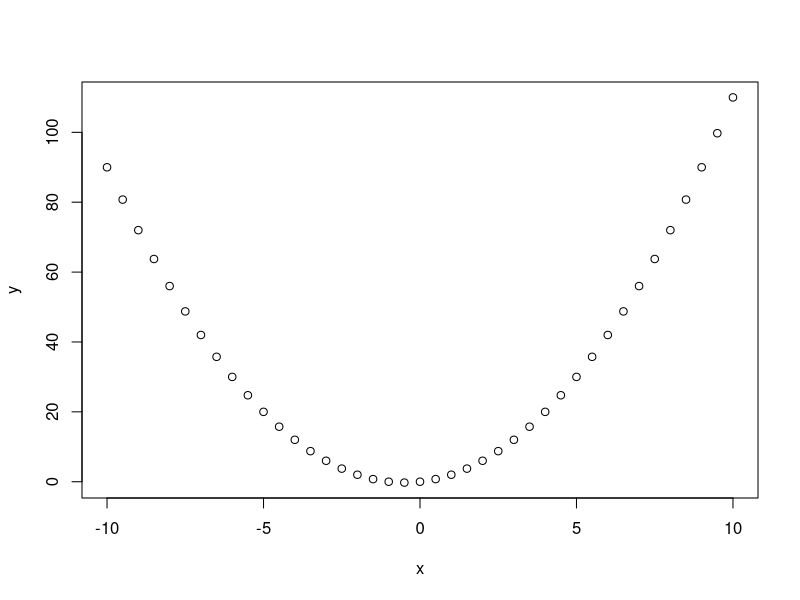
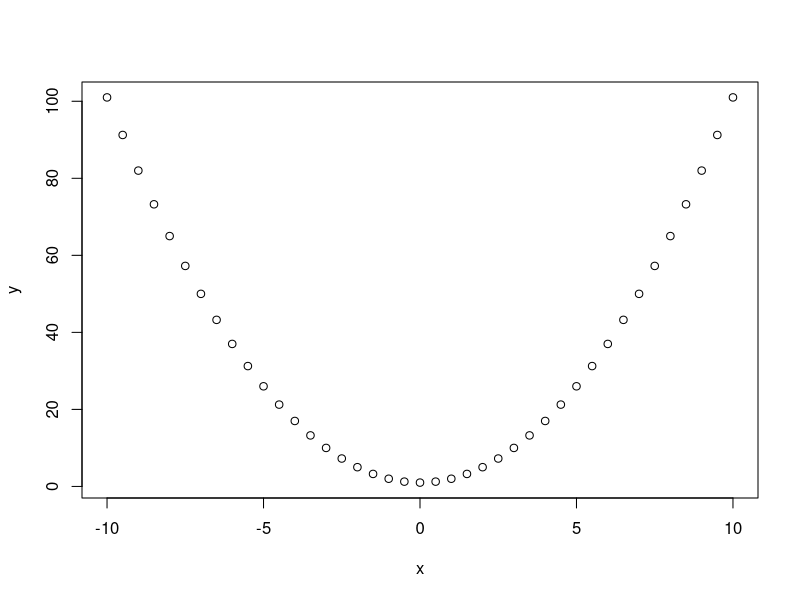
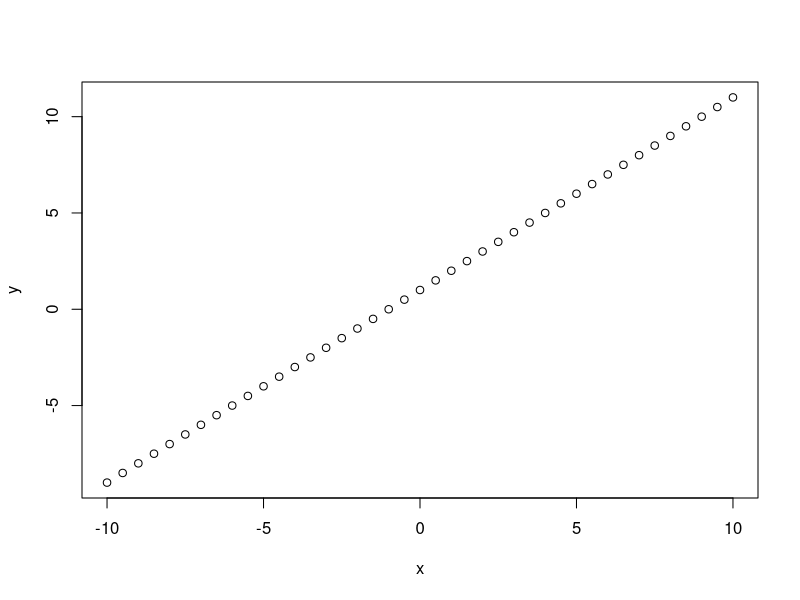
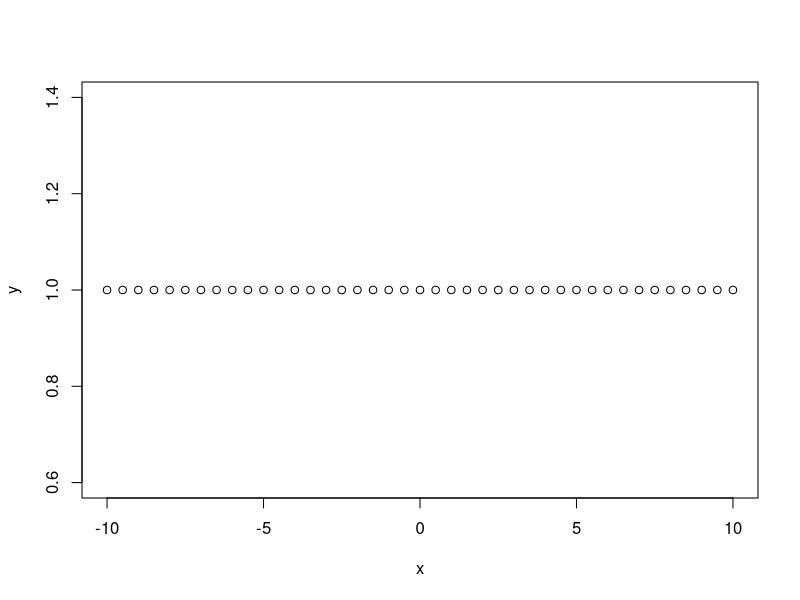
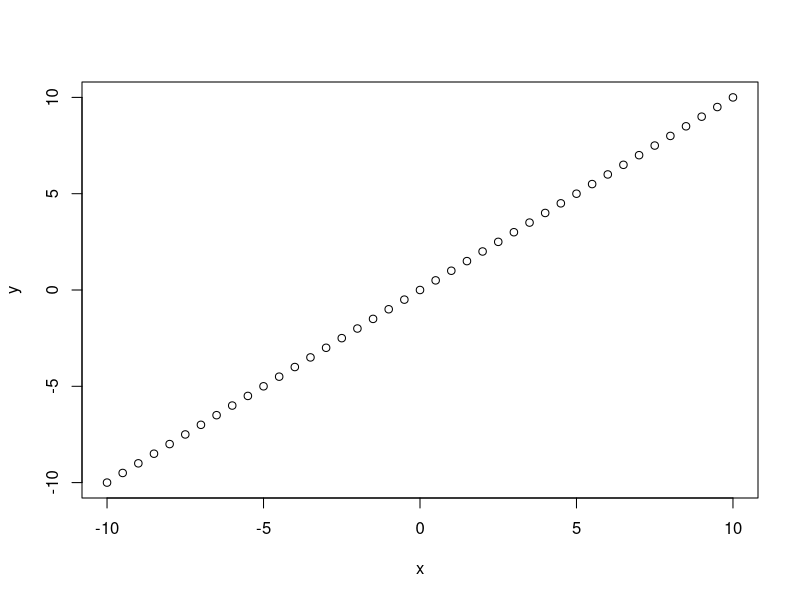
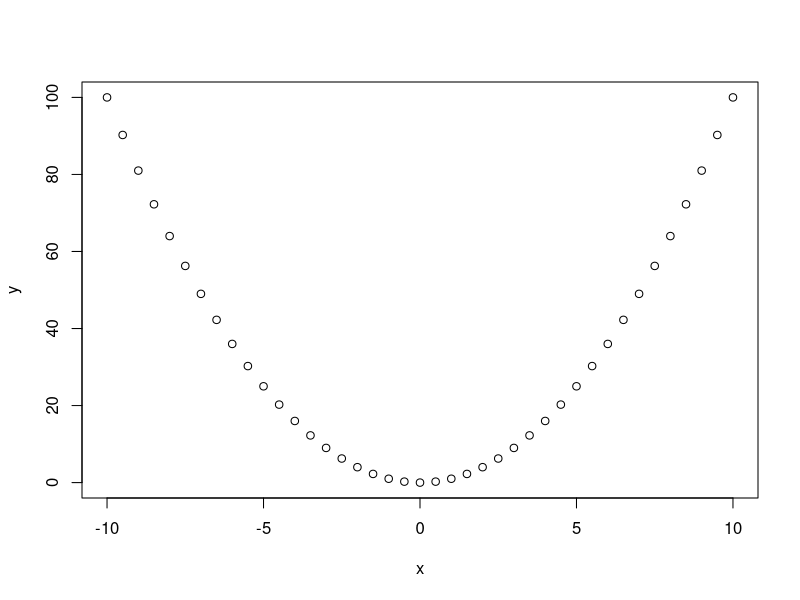

R code for these plots, in order:
## ---- chunk 1
knitr::opts_chunk$set(echo = TRUE)
## ---- chunk 2

## ---- chunk 3


quad<-function(x,a=0,b=0,c=0){
  
  y=a*(x^2)+(b*x)+c
  
  return(y)
  
}

x <- seq(from=-10, to=10, by=.5)
y <- quad(x,a=1,b=1)
plot(x,y)

## ---- chunk 4


x <- seq(from=-10, to=10, by=.5)
y <- quad(x,a=1,c=1)
plot(x,y)

## ---- chunk 5

x <- seq(from=-10, to=10, by=.5)
y <- quad(x,b=1,c=1)
plot(x,y)
## ---- chunk 6

x <- seq(from=-10, to=10, by=.5)
y <- quad(x,c=1)
plot(x,y)
## ---- chunk 7

x <- seq(from=-10, to=10, by=.5)
y <- quad(x,b=1)
plot(x,y)
## ---- chunk 8
x <- seq(from=-10, to=10, by=.5)
y <- quad(x,a=1)
plot(x,y)
